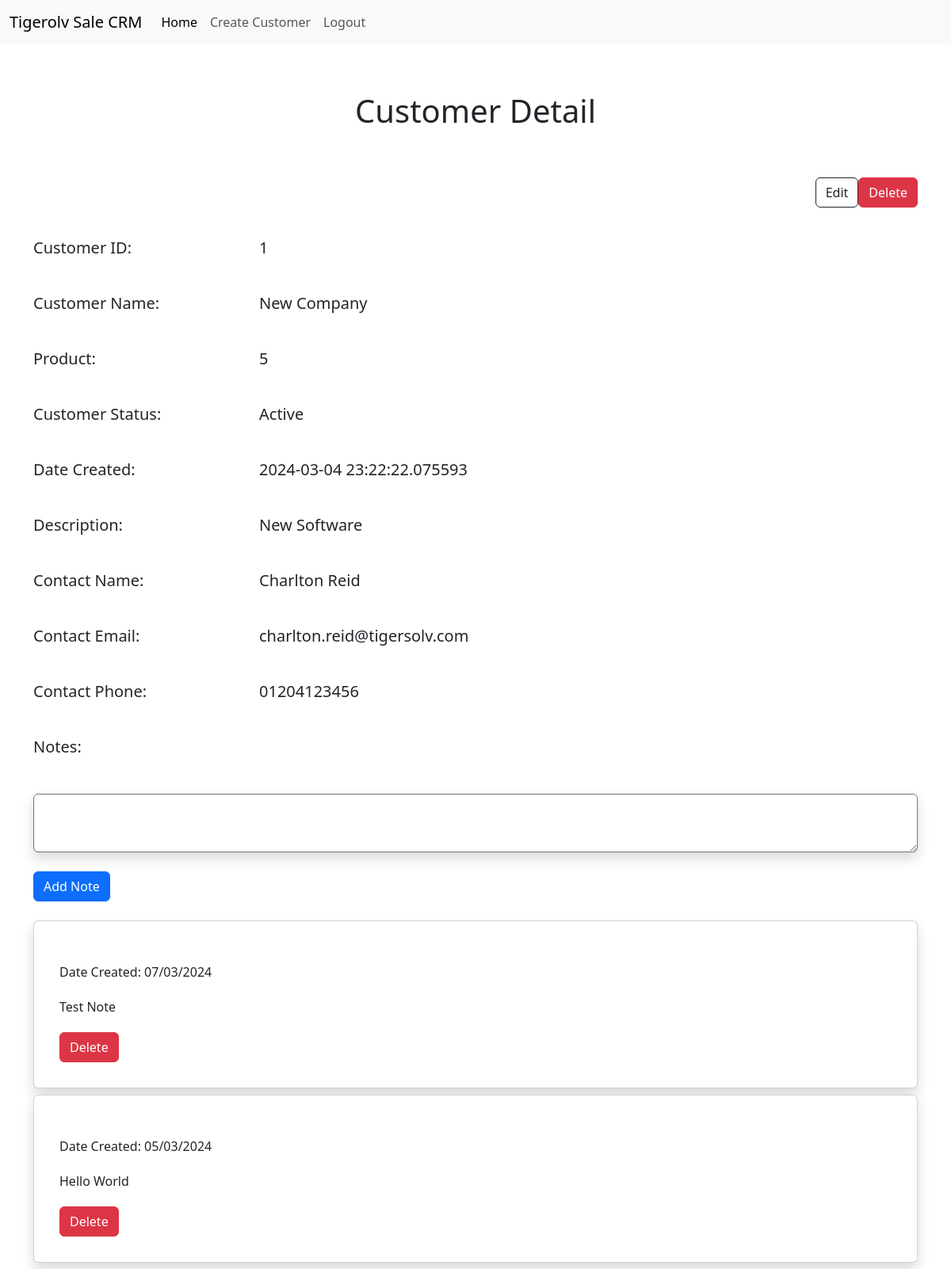
Page /customer/1 (signed in) on the committed database.
### app/models.py (models this page shows, shortened)
class Customer(db.Model):
    __tablename__ = 'customer'
    CustomerId = db.Column(db.Integer,primary_key=True)
    ProductId = db.Column(db.Integer,db.ForeignKey('product.ProductId'))
    Name = db.Column(db.String(128))
    Description = db.Column(db.String(5000))
    Status = db.Column(db.String(64))
    ContactName = db.Column(db.String(128))
    ContactEmail = db.Column(db.String(128))
    ContactPhone = db.Column(db.String(64))
    AgentId = db.Column(db.Integer,db.ForeignKey('user.UserId'))
    DateCreated = db.Column(db.DateTime , default=datetime.utcnow)
    notes = db.relationship('Note',backref='customer',lazy='dynamic')

class Note(db.Model):
    __tablename__ = 'note'
    NoteId = db.Column(db.Integer,primary_key=True)
    CustomerId = db.Column(db.Integer,db.ForeignKey('customer.CustomerId'))
    AgentId = db.Column(db.Integer,db.ForeignKey('user.UserId'))
    Note = db.Column(db.String(2000))
    DateCreated = db.Column(db.DateTime, default=datetime.utcnow)

### app/main/views.py (the view, shortened to what this page needs)
@main.route('/customer/<int:id>', methods=['GET','POST'])
@login_required
@permission_required(Permission.VIEW)
def customerdetail(id):
    form = CreateNoteForm()
    customer = db.session.query(Customer, Note).filter_by(CustomerId=id).outerjoin(Note, Customer.CustomerId == Note.CustomerId).order_by(Note.DateCreated.desc()).all()
    return render_template('customer.html', customer=customer, current_user=current_user, form=form)

### app/main/forms.py
class CreateNoteForm(FlaskForm):
    note = TextAreaField('Note')
    submit = SubmitField('Submit')

### app/models.py (called while the page is built)
    @login_manager.user_loader
    def load_user(user_id):
        return User.query.get(int(user_id))

    def can(self,permissions):
        return self.Role is not None and (self.Role & permissions) == permissions

    def is_administrator(self):
        return self.can(Permission.ADMIN)

### app/templates/customer.html (shortened to what this page needs)
{% extends 'base.html' %}
{% block head %}
    <link rel="stylesheet" href="{{ url_for('static', filename='css/customer.css') }}">
{% endblock head %}
{% block body %}
<div class="container">
    <h1>Customer Detail</h1>
    <div class="row">
        <div class="col-3">
        </div>
        <div class="col d-flex justify-content-end">
            <a class="btn btn-outline-dark mb-3" href="/customer/edit/{{customer[0][0].CustomerId}}" role="button">Edit</a>
            <button class="btn btn-danger mb-3" data-bs-toggle="modal" data-bs-target="#deleteModal">Delete</button>
        </div>
    </div>
    <div class="row">
        <div class="col-3">
            <p class="fs-5">Customer ID:</p>
        </div>
        <div class="col-5">
            <p class="fs-5">{{ customer[0][0].CustomerId }}</p>
        </div>
    </div>
    <div class="row">
        <div class="col-3 align-items-center">
            <p class="fs-5">Customer Name:</p>
        </div>
        <div class="col-5 align-items-center">
            <p class="fs-5">{{ customer[0][0].Name }}</p>
        </div>
    </div>
    <div class="row">
        <div class="col-3">
            <p class="fs-5">Product:</p>
        </div>
        <div class="col-5">
            <p class="fs-5">{{ customer[0][0].ProductId }}</p>
        </div>
    </div>
    <div class="row">
        <div class="col-3">
            <p class="fs-5">Customer Status:</p>
        </div>
        <div class="col-5">
            <p class="fs-5">{{ customer[0][0].Status }}</p>
        </div>
    </div>
    <div class="row">
        <div class="col-3">
            <p class="fs-5">Date Created:</p>
        </div>
        <div class="col-5">
            <p class="fs-5">{{ customer[0][0].DateCreated }}</p>
        </div>
    </div>
    <div class="row">
        <div class="col-3">
            <p class="fs-5">Description:</p>
        </div>
        <div class="col-5">
            <p class="fs-5">{{ customer[0][0].Description }}</p>
        </div>
    </div>
    <div class="row">
        <div class="col-3">
            <p class="fs-5">Contact Name:</p>
        </div>
        <div class="col-5">
            <p class="fs-5">{{ customer[0][0].ContactName }}</p>
        </div>
    </div>
    <div class="row">
        <div class="col-3">
            <p class="fs-5">Contact Email:</p>
        </div>
        <div class="col-5">
            <p class="fs-5">{{ customer[0][0].ContactEmail }}</p>
        </div>
    </div>
    <div class="row">
        <div class="col-3">
            <p class="fs-5">Contact Phone:</p>
        </div>
        <div class="col-5">
            <p class="fs-5">{{ customer[0][0].ContactPhone }}</p>
        </div>
    </div>
    <div class="row">
        <div class="col-3">
            <p class="fs-5">Notes:</p>
        </div>
    </div>
</div>
<div class="container mt-4">
    <div class="row">
        <form method="POST" action="/customer/{{ customer[0][0].CustomerId }}">
            <div class="form-floating">
                {{ form.note(class='form-control mb-4 shadow p-3 bg-body rounded border border-secondary', placeholder="Add Note", id='noteInput') }}
            </div>
            {{ form.submit(class='btn btn-primary mb-4', value="Add Note") }}
        </form>
    </div>
    {% for result in customer %}
    <div class="card shadow p-3 mb-2 bg-body rounded">
        <div class="card-body" data-url="note/delete/{{ result[1].NoteId }}">
            <p class="align-self-start">Date Created: {{ result[1].DateCreated.strftime('%d/%m/%Y') }}</p>
            <p>{{ result[1].Note }}</p>
            <button class="btn btn-danger" data-bs-toggle="modal" data-bs-target="#deleteNoteModal">Delete</button>
        </div>
    </div>
    {% endfor %}
</div>
{% endblock body %}

### app/templates/base.html (shortened to what this page needs)
<!DOCTYPE html>
<html>
    <head>
        <link rel="stylesheet" href="">
        <link href="https://cdn.jsdelivr.net/npm/bootstrap@5.3.2/dist/css/bootstrap.min.css" rel="stylesheet">
        <link rel="stylesheet" href="{{ url_for('static', filename='css/main.css') }}">
        {% block head %}{% endblock %}
        {% block navbar %}
        <nav class="navbar navbar-expand-lg bg-body-tertiary">
            <div class="container-fluid">
              <a class="navbar-brand" href="/">Tigerolv Sale CRM</a>
              <div class="collapse navbar-collapse" id="navbarNav">
                <ul class="navbar-nav">
                  <li class="nav-item">
                    <a class="nav-link active" aria-current="page" href="/">Home</a>
                  </li>
                  {% if current_user.can(1) %}
                  <li class="nav-item">
                    <a class="nav-link" aria-current="page" href="/customer/create">Create Customer</a>
                  </li>
                  {% endif %}
                  <li class="nav-item">
                    <a class="nav-link " href="/auth/logout">Logout</a>
                  </li>
                </ul>
              </div>
            </div>
          </nav>
        {% endblock navbar %}
    </head>
    <body>
        {% block body %}
        {% endblock body %}
    </body>
</html>

### app/static/css/customer.css (style rules this page uses)
h1 { text-align: center; margin-block: 60px; }
p { margin-block: 20px; }
#noteInput { height: auto; }

### rows in the picture
Customer: CustomerId "1", Name "New Company", ProductId "5", Status "Active", DateCreated "2024-03-04 23:22:22.075593", Description "New Software", ContactName "Charlton Reid", ContactEmail "charlton.reid@tigersolv.com", ContactPhone "01204123456", DateCreated "07/03/2024", Note "Test Note", DateCreated "05/03/2024", Note "Hello World"
